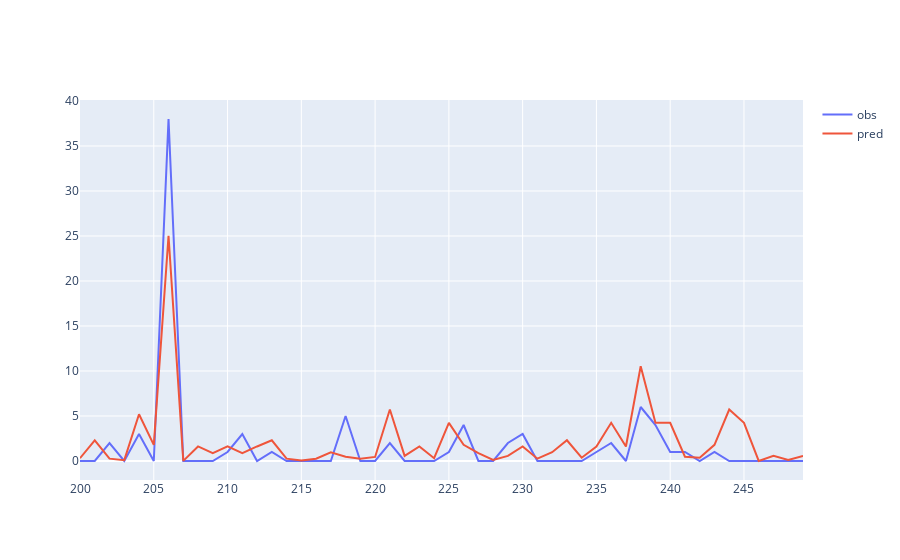

The cell this chart's notebook holds for it:
### Code cell
fig = go.Figure()
fig.add_trace(go.Scatter(x=df_test.index, y=df_test.FISH_COUNT, name='obs'))
fig.add_trace(go.Scatter(x=zip_predictions.index, y=zip_predictions, name='pred'))
